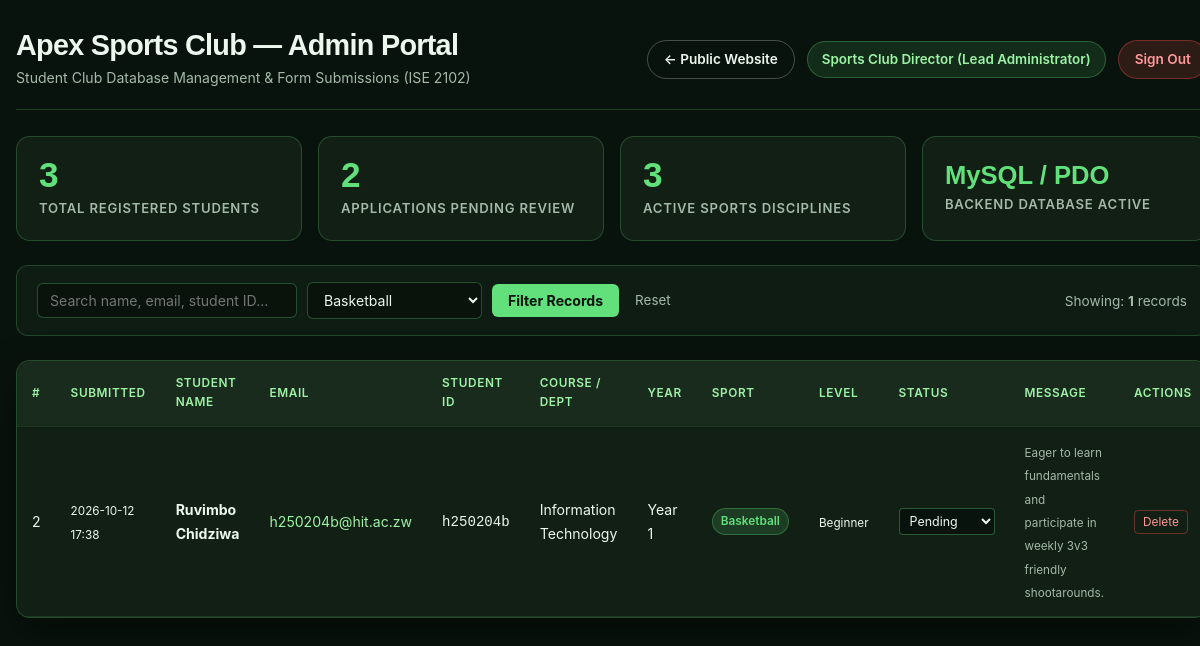
Screenshot of /admin.php?sport=Basketball (signed in) with the database file from the repository.
### tables this page shows
CREATE TABLE `members` (
  `id` INT UNSIGNED AUTO_INCREMENT PRIMARY KEY,
  `submitted_at` DATETIME NOT NULL,
  `full_name` VARCHAR(120) NOT NULL,
  `email` VARCHAR(150) NOT NULL,
  `student_id` VARCHAR(20) DEFAULT NULL,
  `course` VARCHAR(150) NOT NULL,
  `study_year` VARCHAR(50) NOT NULL,
  `preferred_activity` VARCHAR(100) NOT NULL,
  `experience_level` VARCHAR(50) NOT NULL DEFAULT 'Beginner',
  `form_purpose` VARCHAR(100) NOT NULL DEFAULT 'Join the club',
  `reason` TEXT DEFAULT NULL,
  `consent` VARCHAR(10) NOT NULL DEFAULT 'yes',
  `status` VARCHAR(30) NOT NULL DEFAULT 'Pending Review',
  INDEX `idx_email` (`email`),
  INDEX `idx_activity` (`preferred_activity`),
  INDEX `idx_submitted_at` (`submitted_at`)
);

### admin.php (the view, shortened to what this page needs)
<?php
$pdo = get_db_connection();
$search = trim((string)($_GET['search'] ?? ''));
$filterSport = trim((string)($_GET['sport'] ?? ''));
$sql = "SELECT * FROM members WHERE 1=1";
$params = [];
if ($filterSport !== '') {
    $sql .= " AND preferred_activity = :sport";
    $params[':sport'] = $filterSport;
}
$sql .= " ORDER BY id DESC";
$stmt = $pdo->prepare($sql);
$stmt->execute($params);
$members = $stmt->fetchAll();
$totalCountQuery = $pdo->query("SELECT COUNT(*) AS total FROM members");
$totalApplicants = (int)$totalCountQuery->fetch()['total'];
$sportsQuery = $pdo->query("SELECT preferred_activity, COUNT(*) as cnt FROM members GROUP BY preferred_activity ORDER BY cnt DESC");
$sportsStats = $sportsQuery->fetchAll();
$pendingQuery = $pdo->query("SELECT COUNT(*) as pending FROM members WHERE status = 'Pending Review'");
$pendingCount = (int)$pendingQuery->fetch()['pending'];
?>
<!DOCTYPE html>
<html lang="en">
<head>
  <link rel="stylesheet" href="style.css" />
</head>
<body>
  <div class="admin-container">
    <header class="admin-topbar">
      <div class="brand-title">
        <h1>Apex Sports Club — Admin Portal</h1>
        <p>Student Club Database Management &amp; Form Submissions (ISE 2102)</p>
      </div>
      <div class="admin-session">
        <a href="index.html" class="btn-action btn-public">&larr; Public Website</a>
        <span class="user-tag">
          <?php echo htmlspecialchars($_SESSION['admin_name'] ?? 'Admin'); ?> (<?php echo htmlspecialchars($_SESSION['admin_role'] ?? 'Staff'); ?>)
        </span>
        <a href="admin.php?action=logout" class="btn-action btn-logout">Sign Out</a>
      </div>
    </header>
    <section class="kpi-grid">
      <div class="kpi-card">
        <div class="kpi-num"><?php echo $totalApplicants; ?></div>
        <div class="kpi-label">Total Registered Students</div>
      </div>
      <div class="kpi-card">
        <div class="kpi-num"><?php echo $pendingCount; ?></div>
        <div class="kpi-label">Applications Pending Review</div>
      </div>
      <div class="kpi-card">
        <div class="kpi-num"><?php echo count($sportsStats); ?></div>
        <div class="kpi-label">Active Sports Disciplines</div>
      </div>
      <div class="kpi-card">
        <div class="kpi-num" style="font-size:1.6rem;padding-top:6px;">MySQL / PDO</div>
        <div class="kpi-label">Backend Database Active</div>
      </div>
    </section>
    <section class="filter-bar">
      <form method="GET" action="admin.php" class="filter-form">
        <input
          type="text"
          name="search"
          placeholder="Search name, email, student ID..."
          value="<?php echo htmlspecialchars($search); ?>"
          class="input-sm"
          style="min-width: 260px;"
        />
        <select name="sport" class="input-sm">
          <option value="Basketball" <?php echo $filterSport === 'Basketball' ? 'selected' : ''; ?>>Basketball</option>
        </select>
        <button type="submit" class="btn-filter">Filter Records</button>
        <?php if ($search !== '' || $filterSport !== ''): ?>
          <a href="admin.php" class="btn-reset">Reset</a>
        <?php endif; ?>
      </form>
      <div>
        <span style="font-size:0.85rem;color:#a4baa9;">Showing: <strong><?php echo count($members); ?></strong> records</span>
      </div>
    </section>
    <main class="table-card">
      <?php if (empty($members)): ?>
        <p style="padding: 36px; text-align: center; color: #a4baa9;">
          No student applications match the query. Form submissions from <code>join.html</code> will automatically populate this database table.
        </p>
      <?php else: ?>
        <table>
          <thead>
            <tr>
              <th>#</th>
              <th>Submitted</th>
              <th>Student Name</th>
              <th>Email</th>
              <th>Student ID</th>
              <th>Course / Dept</th>
              <th>Year</th>
              <th>Sport</th>
              <th>Level</th>
              <th>Status</th>
              <th>Message</th>
              <th>Actions</th>
            </tr>
          </thead>
          <tbody>
            <?php foreach ($members as $m): ?>
              <tr>
                <td><?php echo (int)$m['id']; ?></td>
                <td><small><?php echo htmlspecialchars(substr((string)$m['submitted_at'], 0, 16)); ?></small></td>
                <td><strong><?php echo htmlspecialchars($m['full_name']); ?></strong></td>
                <td><a href="mailto:<?php echo htmlspecialchars($m['email']); ?>" style="color:#9ef2a6;"><?php echo htmlspecialchars($m['email']); ?></a></td>
                <td><code><?php echo htmlspecialchars($m['student_id'] ?: '—'); ?></code></td>
                <td><?php echo htmlspecialchars($m['course']); ?></td>
                <td><?php echo htmlspecialchars($m['study_year']); ?></td>
                <td><span class="badge-sport"><?php echo htmlspecialchars($m['preferred_activity']); ?></span></td>
                <td><small><?php echo htmlspecialchars($m['experience_level']); ?></small></td>
                <td>
                  <form method="POST" action="admin.php" style="margin:0;display:inline;">
                    <select name="new_status" class="status-select" onchange="this.form.submit()">
                      <option value="Pending Review" <?php echo $m['status'] === 'Pending Review' ? 'selected' : ''; ?>>Pending</option>
                    </select>
                  </form>
                </td>
                <td><small style="color:#a4baa9;"><?php echo htmlspecialchars($m['reason'] ?: 'None'); ?></small></td>
                <td>
                  <form method="POST" action="admin.php" onsubmit="return confirm('Permanently delete applicant #<?php echo (int)$m['id']; ?>?');" style="margin:0;">
                    <button type="submit" class="btn-delete" title="Delete record">Delete</button>
                  </form>
                </td>
              </tr>
            <?php endforeach; ?>
          </tbody>
        </table>
      <?php endif; ?>
    </main>
  </div>
</body>
</html>

### style.css (style rules this page uses)
:root { --bg-darkest: #040703; --bg-main: #080e07; --bg-alt: #0d170b; --bg-card: rgba(18, 32, 16, 0.75); --bg-card-hov: rgba(25, 45, 22, 0.9); --bg-glass: rgba(13, 24, 11, 0.65); --bg-light: #f4f6f2; --bg-card-light: #ffffff; --green-deep: #072804; --green-acc: #38e54d; --green-soft: #c5f36a; --green-glow: rgba(56, 229, 77, 0.28); --green-subtle: rgba(56, 229, 77, 0.1); --text-white: #ffffff; --text-light: #f1f5ef; --text-muted: #98a594; --text-dark: #080c07; --border: rgba(56, 229, 77, 0.15); --border-acc: rgba(56, 229, 77, 0.45); --border-light: #e0e5dc; --error: #ef4444; --success: #10b981; --warning: #f59e0b; --font-head: 'Space Grotesk', -apple-system, BlinkMacSystemFont, 'Segoe UI', sans-serif; --font-body: 'Inter', -apple-system, BlinkMacSystemFont, 'Segoe UI', sans-serif; --max-w: 1280px; --header-h: 76px; --radius-sm: 8px; --radius-md: 14px; --radius-lg: 24px; --radius-full: 9999px; --ease: 0.25s cubic-bezier(0.4, 0, 0.2, 1); --ease-spring: 0.4s cubic-bezier(0.175, 0.885, 0.32, 1.275); --shadow-sm: 0 4px 12px rgba(0, 0, 0, 0.4); --shadow-lg: 0 16px 40px -10px rgba(0, 0, 0, 0.8); --glow-acc: 0 0 24px rgba(56, 229, 77, 0.25); --glow-lg: 0 0 40px rgba(56, 229, 77, 0.35); }
*, *::before, *::after { box-sizing: border-box; margin: 0; padding: 0; }
html { font-size: 16px; scroll-behavior: smooth; text-size-adjust: 100%; }
body { font-family: var(--font-body); background-color: var(--bg-main); background-image: radial-gradient(at 10% 20%, rgba(7, 40, 4, 0.45) 0px, transparent 50%), radial-gradient(at 90% 80%, rgba(56, 229, 77, 0.08) 0px, transparent 40%); background-attachment: fixed; color: var(--text-light); line-height: 1.65; overflow-x: hidden; min-height: 100vh; display: flex; flex-direction: column; -webkit-font-smoothing: antialiased; }
a { color: inherit; text-decoration: none; transition: all var(--ease); }
button, input, select, textarea { font-family: inherit; font-size: inherit; }
h1, h2, h3, h4, h5, h6 { font-family: var(--font-head); font-weight: 700; line-height: 1.1; letter-spacing: -0.025em; color: var(--green-acc); }
.filter-bar { display: flex; flex-wrap: wrap; justify-content: center; gap: 10px; margin-bottom: 40px; }

### rows the page displays
members: id "2", submitted_at "2026-10-12 17:38", full_name "Ruvimbo Chidziwa", email "h250204b@hit.ac.zw", student "h250204b", course "Information Technology", study_year "Year 1", preferred_activity "Basketball", experience_level "Beginner", new_status "Pending", reason "Eager to learn fundamentals and participate in weekly 3v3 friendly shootarounds."

### other values shown
$_SESSION['admin_name'] "Sports Club Director"
$_SESSION['admin_role'] "Lead Administrator"
$totalApplicants "3"
$pendingCount "2"
count($sportsStats) "3"
count($members) "1"
